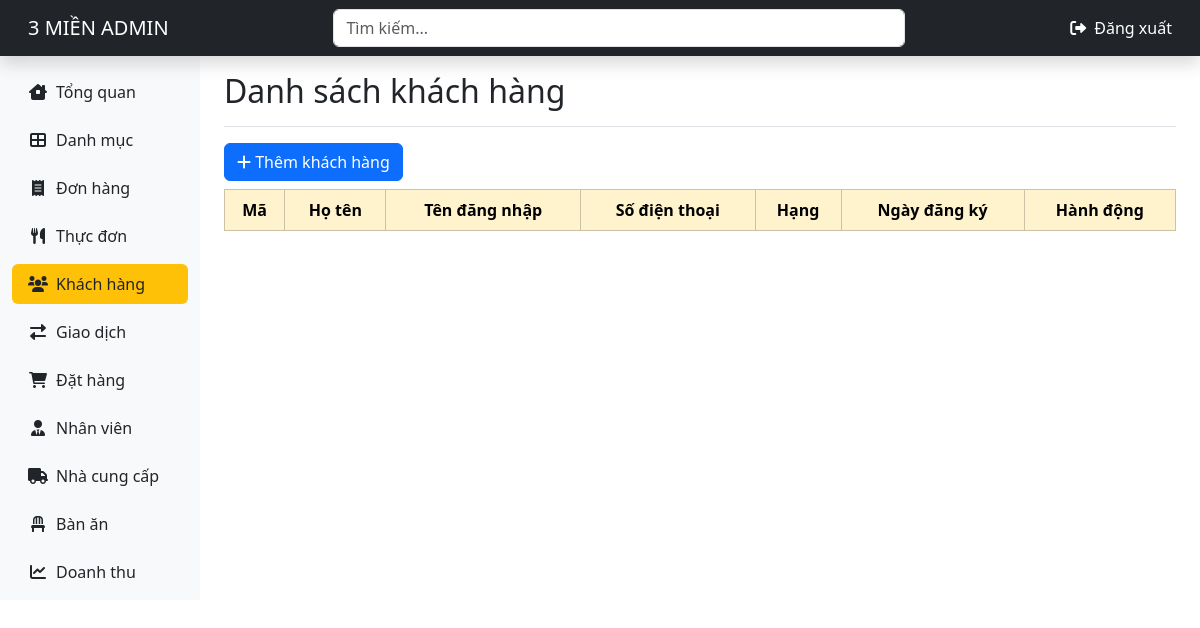
/admin/pages/customers/index.php, run on an earlier commit of the app's database.
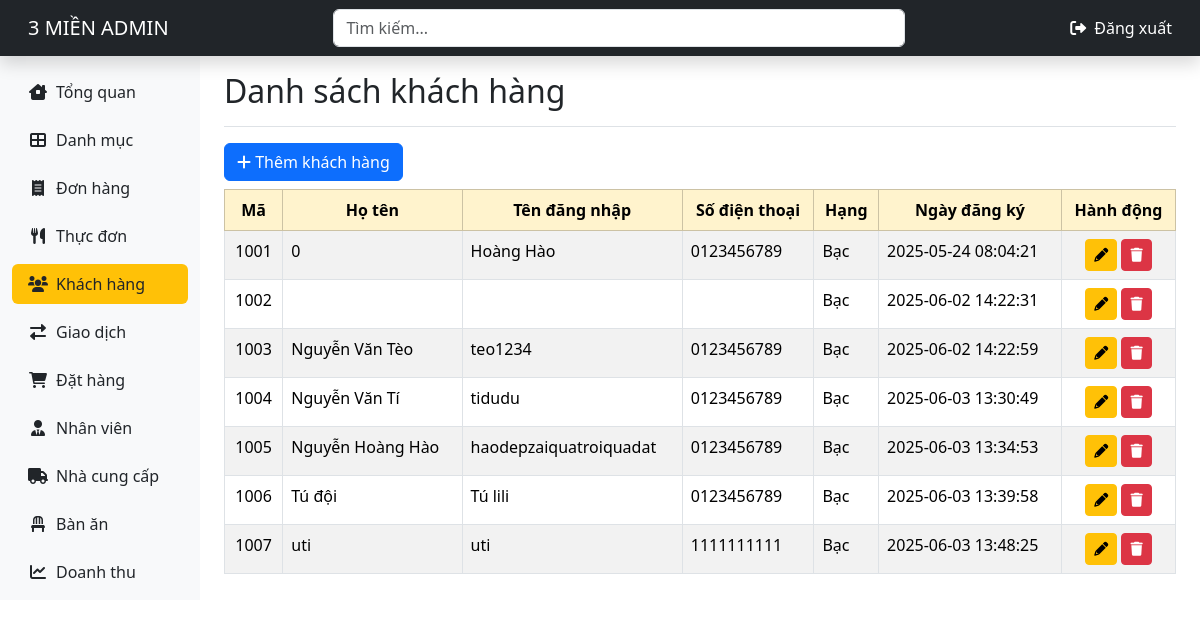
And on a later commit of the database.
### tables this page shows
CREATE TABLE IF NOT EXISTS `customers` (
  `id` int(11) NOT NULL AUTO_INCREMENT,
  `fullname` varchar(250) DEFAULT NULL,
  `username` varchar(100) DEFAULT NULL,
  `password` varchar(100) DEFAULT NULL,
  `phone` varchar(15) DEFAULT NULL,
  `created_at` timestamp NOT NULL DEFAULT current_timestamp(),
  `rank_id` int(11) DEFAULT 1,
  PRIMARY KEY (`id`),
  KEY `rank_id` (`rank_id`),
  CONSTRAINT `customers_ibfk_1` FOREIGN KEY (`rank_id`) REFERENCES `ranks` (`id`)
);

CREATE TABLE IF NOT EXISTS `ranks` (
  `id` int(11) NOT NULL AUTO_INCREMENT,
  `name` varchar(50) NOT NULL,
  `min_spent` decimal(10,2) DEFAULT NULL,
  `benefits` text DEFAULT NULL,
  PRIMARY KEY (`id`),
  UNIQUE KEY `name` (`name`)
);

### admin/pages/customers/index.php (the view, shortened to what this page needs)
<!DOCTYPE html>
<html lang="en">
<head>
    <?php
    include_once __DIR__ . '/../../../layouts/style.php';
    ?>
</head>
<body>
    <?php
    include_once __DIR__ . '/../../layouts/header.php'
    ?>
    <div class="container-fluid">
        <div class="row">
            <?php
            include_once __DIR__ . '/../../layouts/sidebar.php'
            ?>
            <main class="col-md-9 ms-sm-auto col-lg-10 px-md-4">
                <div class="d-flex justify-content-between flex-wrap flex-md-nowrap align-items-center pt-3 pb-2 mb-3 border-bottom">
                    <h1 class="h2">Danh sách khách hàng</h1>
                </div>
                <?php
                include_once __DIR__ . '/../../../dbconnect.php';
                    $sql = "SELECT c.id, c.fullname, c.username, c.phone, c.created_at, r.name AS rank_name
                            FROM customers c
                            JOIN ranks r ON c.rank_id = r.id
                            ORDER BY c.created_at ASC";
                    $result = mysqli_query($conn, $sql);
                    $arrCustomers = [];
                    while ($row = mysqli_fetch_array($result, MYSQLI_ASSOC)) {
                        $arrCustomers[] = $row;
                    }
                ?>
                    <a href="create.php" class="btn btn-primary mb-2"><i class="fa-solid fa-plus"></i> Thêm khách hàng</a>
                    <table class="table table-striped table-bordered">
                        <thead class="table-warning text-center">
                            <tr>
                                <th>Mã</th>
                                <th>Họ tên</th>
                                <th>Tên đăng nhập</th>
                                <th>Số điện thoại</th>
                                <th>Hạng</th>
                                <th>Ngày đăng ký</th>
                                <th>Hành động</th>
                            </tr>
                        </thead>
                        <tbody>
                            <?php foreach ($arrCustomers as $cus): ?>
                                <tr>
                                    <td class="text-center"><?= $cus['id'] ?></td>
                                    <td><?= htmlspecialchars($cus['fullname']) ?></td>
                                    <td><?= htmlspecialchars($cus['username']) ?></td>
                                    <td><?= htmlspecialchars($cus['phone']) ?></td>
                                    <td><?= htmlspecialchars($cus['rank_name']) ?></td>
                                    <td><?= $cus['created_at'] ?></td>
                                    <td class="text-center">
                                        <a href="edit.php?id=<?= $cus['id'] ?>" class="btn btn-warning btn-sm">
                                            <i class="fa-solid fa-pencil"></i>
                                        </a>
                                        <a href="delete.php?id=<?= $cus['id'] ?>" class="btn btn-danger btn-sm" onclick="return confirm('Bạn có chắc chắn muốn xóa?')">
                                            <i class="fa-solid fa-trash"></i>
                                        </a>
                                    </td>
                                </tr>
                            <?php endforeach; ?>
                        </tbody>
                    </table>
                </div>
        </div>
</body>
</html>

### layouts/style.php
<link rel="stylesheet" type="text/css" href="/3mien_resfoods.com/assets/css/style.css" />
<link rel="stylesheet" type="text/css" href="/3mien_resfoods.com/assets/vendors/bootstrap/css/bootstrap.min.css" />
<link rel="stylesheet" type="text/css" href="/3mien_resfoods.com/assets/vendors/fontawesome/css/all.min.css" />
<link href="/3mien_resfoods.com/assets/vendors/aos/aos.css" rel="stylesheet" type="text/css">
<link href="/3mien_resfoods.com/assets/vendors/glightbox/css/glightbox.min.css" rel="stylesheet" type="text/css">
<link href="/3mien_resfoods.com/assets/vendors/swiper/swiper-bundle.min.css" rel="stylesheet" type="text/css">
<link href="/3mien_resfoods.com/assets/vendors/dragula/css/dragula.min.css" rel="stylesheet" type="text/css">

### admin/layouts/header.php (shortened to what this page needs)
<header class="navbar navbar-dark sticky-top bg-dark shadow px-3">
    <div class="container-fluid d-flex align-items-center justify-content-between">
        <div class="d-flex align-items-center gap-3">
            <a class="navbar-brand me-0" href="#">3 MIỀN ADMIN</a>
        </div>
        <form class="d-none d-md-block w-50">
            <input class="form-control form-control-dark" type="search" placeholder="Tìm kiếm..." aria-label="Search">
        </form>
        <div class="d-flex align-items-center">
            <a class="nav-link text-white" href="#">
                <i class="fa-solid fa-right-from-bracket me-1"></i> Đăng xuất
            </a>
        </div>
    </div>
</header>

### admin/layouts/sidebar.php (shortened to what this page needs)
<nav id="sidebarMenu" class="col-md-3 col-lg-2 d-md-block bg-light sidebar collapse">
    <div class="position-sticky pt-3">
        <ul class="nav flex-column">
            <li class="nav-item mb-2">
                <a class="nav-link <?= $currentPage == 'index.php' ? 'active bg-warning text-dark' : 'text-dark' ?> rounded d-flex align-items-center gap-2 px-3 py-2" href="index.php">
                    <i class="fa-solid fa-house fa-fw"></i> Tổng quan
                </a>
            </li>
            <li class="nav-item mb-2">
                <a class="nav-link <?= $currentPage == 'index.php' && str_contains($_SERVER['REQUEST_URI'], 'categories') ? 'active bg-warning text-dark' : 'text-dark' ?> rounded d-flex align-items-center gap-2 px-3 py-2" href="../category/index.php">
                    <i class="fa-solid fa-th-large fa-fw"></i> Danh mục
                </a>
            </li>
            <li class="nav-item mb-2">
                <a class="nav-link <?= str_contains($_SERVER['REQUEST_URI'], 'orders') ? 'active bg-warning text-dark' : 'text-dark' ?> rounded d-flex align-items-center gap-2 px-3 py-2" href="../orders/index.php">
                    <i class="fa-solid fa-receipt fa-fw"></i> Đơn hàng
                </a>
            </li>
            <li class="nav-item mb-2">
                <a class="nav-link <?= str_contains($_SERVER['REQUEST_URI'], 'menu_items') ? 'active bg-warning text-dark' : 'text-dark' ?> rounded d-flex align-items-center gap-2 px-3 py-2" href="../menu_items/index.php">
                    <i class="fa-solid fa-utensils fa-fw"></i> Thực đơn
                </a>
            </li>
            <li class="nav-item mb-2">
                <a class="nav-link <?= str_contains($_SERVER['REQUEST_URI'], 'customers') ? 'active bg-warning text-dark' : 'text-dark' ?> rounded d-flex align-items-center gap-2 px-3 py-2" href="../customers/index.php">
                    <i class="fa-solid fa-users fa-fw"></i> Khách hàng
                </a>
            </li>
            <li class="nav-item mb-2">
                <a class="nav-link <?= str_contains($_SERVER['REQUEST_URI'], 'transactions') ? 'active bg-warning text-dark' : 'text-dark' ?> rounded d-flex align-items-center gap-2 px-3 py-2" href="../transactions/index.php">
                    <i class="fa-solid fa-exchange-alt fa-fw"></i> Giao dịch
                </a>
            </li>
            <li class="nav-item mb-2">
                <a class="nav-link <?= str_contains($_SERVER['REQUEST_URI'], 'bookings') ? 'active bg-warning text-dark' : 'text-dark' ?> rounded d-flex align-items-center gap-2 px-3 py-2" href="../bookings/index.php">
                    <i class="fa-solid fa-cart-shopping fa-fw"></i> Đặt hàng
                </a>
            </li>
            <li class="nav-item mb-2">
                <a class="nav-link <?= str_contains($_SERVER['REQUEST_URI'], 'staff') ? 'active bg-warning text-dark' : 'text-dark' ?> rounded d-flex align-items-center gap-2 px-3 py-2" href="../staff/index.php">
                    <i class="fa-solid fa-user-tie fa-fw"></i> Nhân viên
                </a>
            </li>
            <li class="nav-item mb-2">
                <a class="nav-link <?= str_contains($_SERVER['REQUEST_URI'], 'suppliers') ? 'active bg-warning text-dark' : 'text-dark' ?> rounded d-flex align-items-center gap-2 px-3 py-2" href="../suppliers/index.php">
                    <i class="fa-solid fa-truck fa-fw"></i> Nhà cung cấp
                </a>
            </li>
            <li class="nav-item mb-2">
                <a class="nav-link <?= str_contains($_SERVER['REQUEST_URI'], 'tables') ? 'active bg-warning text-dark' : 'text-dark' ?> rounded d-flex align-items-center gap-2 px-3 py-2" href="../tables/index.php">
                    <i class="fa-solid fa-chair fa-fw"></i> Bàn ăn
                </a>
            </li>
            <li class="nav-item mb-2">
                <a class="nav-link <?= str_contains($_SERVER['REQUEST_URI'], 'revenue') ? 'active bg-warning text-dark' : 'text-dark' ?> rounded d-flex align-items-center gap-2 px-3 py-2" href="../revenue/index.php">
                    <i class="fa-solid fa-chart-line fa-fw"></i> Doanh thu
                </a>
            </li>
        </ul>
    </div>
</nav>

What changed in the data, as far as the page shows it:
added customers: id "1001", fullname "0", username "Hoàng Hào", phone "0123456789", rank.name "Bạc", created_at "2025-05-24 08:04:21"
added customers: id "1002", rank.name "Bạc", created_at "2025-06-02 14:22:31"
added customers: id "1003", fullname "Nguyễn Văn Tèo", username "teo1234", phone "0123456789", rank.name "Bạc", created_at "2025-06-02 14:22:59"
added customers: id "1004", fullname "Nguyễn Văn Tí", username "tidudu", phone "0123456789", rank.name "Bạc", created_at "2025-06-03 13:30:49"
added customers: id "1005", fullname "Nguyễn Hoàng Hào", username "haodepzaiquatroiquadat", phone "0123456789", rank.name "Bạc", created_at "2025-06-03 13:34:53"
added customers: id "1006", fullname "Tú đội", username "Tú lili", phone "0123456789", rank.name "Bạc", created_at "2025-06-03 13:39:58"
added customers: id "1007", fullname "uti", username "uti", phone "1111111111", rank.name "Bạc", created_at "2025-06-03 13:48:25"
